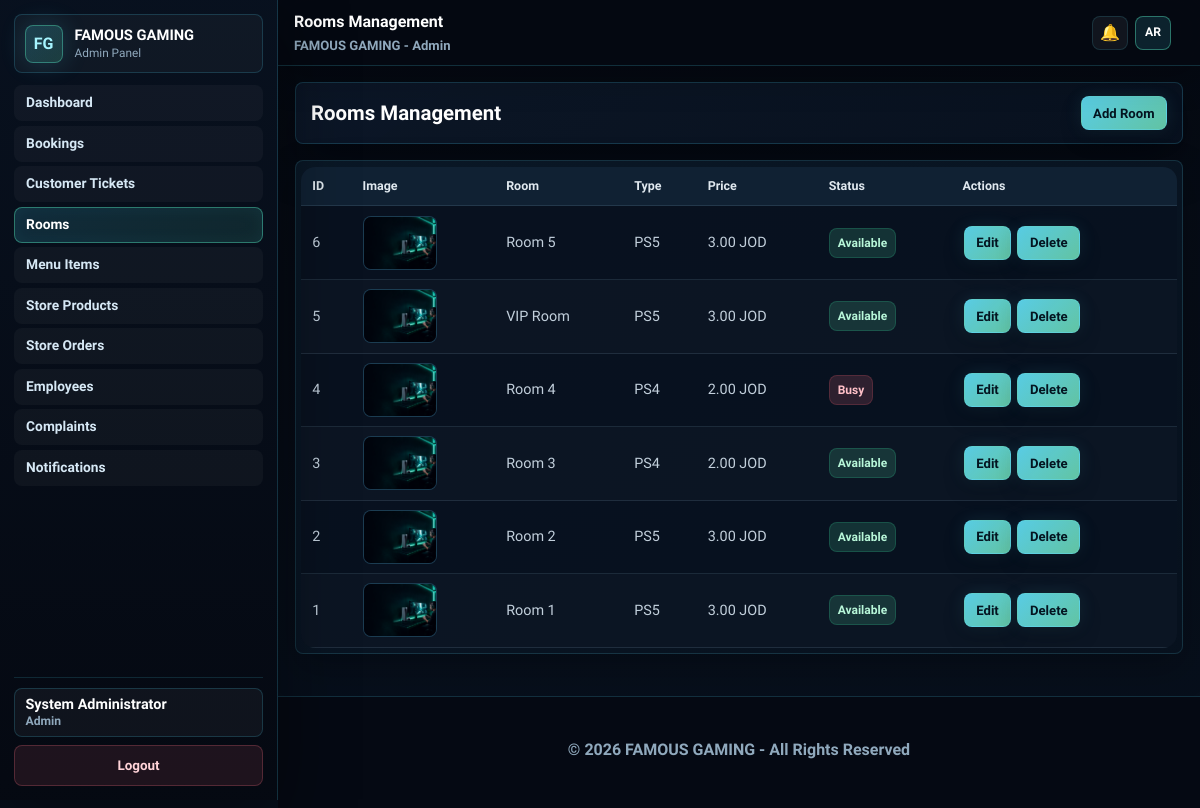
Screenshot of /admin/rooms_full_crud.php (signed in) with the database file from the repository.
### tables this page shows
CREATE TABLE `rooms` (
    `id` INT PRIMARY KEY AUTO_INCREMENT,
    `room_name` VARCHAR(100) NOT NULL,
    `room_type` VARCHAR(50) NOT NULL,
    `price_per_hour` DECIMAL(10,2) NOT NULL,
    `status` VARCHAR(20) NOT NULL DEFAULT 'Available',
    `services` TEXT,
    `description` TEXT,
    `image_path` VARCHAR(255) DEFAULT NULL,
    `image_uploaded_at` TIMESTAMP NULL DEFAULT NULL,
    `created_at` TIMESTAMP DEFAULT CURRENT_TIMESTAMP,
    `updated_at` TIMESTAMP DEFAULT CURRENT_TIMESTAMP ON UPDATE CURRENT_TIMESTAMP
);

### includes/lang.php (called while the page is built, shortened)
<?php
function site_language() {
    return $_SESSION['site_language'] ?? SITE_DEFAULT_LANGUAGE;
}
function site_is_rtl() {
    return site_language() === 'ar';
}
function site_direction() {
    return site_is_rtl() ? 'rtl' : 'ltr';
}
function site_switch_language_url($language) {
    $query = $_GET;
    $query['lang'] = $language;
    $script = str_replace('\\', '/', $_SERVER['SCRIPT_NAME'] ?? '/general/index.php');
    $base = defined('SITE_BASE_PATH') ? rtrim(SITE_BASE_PATH, '/') : '';
    $path = ltrim($script, '/');
    $url = function_exists('site_url') ? site_url($path) : $path;
    return $url . (!empty($query) ? '?' . http_build_query($query) : '');
}
function t($key, $replacements = [], $fallback = null) {
    $language = site_language();
    $text = $translations[$language][$key] ?? $translations[SITE_DEFAULT_LANGUAGE][$key] ?? ($fallback ?? $key);
    foreach ($replacements as $placeholder => $value) {
        $text = str_replace(':' . $placeholder, (string)$value, $text);
        $text = str_replace('%' . $placeholder . '%', (string)$value, $text);
    }
    return $text;
}

### includes/config.php (called while the page is built, shortened)
<?php
if (!function_exists('site_url')) {
    function site_url($path = '') {
        $base = defined('SITE_BASE_PATH') ? SITE_BASE_PATH : '';
        $path = ltrim((string)$path, '/');
        return rtrim($base, '/') . ($path !== '' ? '/' . $path : '/');
    }
}
require_once __DIR__ . '/lang.php';
require_once __DIR__ . '/functions.php';
?>

### includes/functions.php (called while the page is built, shortened)
<?php
function site_asset_is_external($path) {
    return is_string($path) && preg_match('/^https?:\/\//i', trim($path));
}
function site_asset_exists($path) {
    $path = trim((string)$path);
    if ($path === '') {
        return false;
    }
    $root = defined('SITE_ROOT_PATH') ? SITE_ROOT_PATH : dirname(__DIR__);
    return file_exists($root . '/' . ltrim($path, '/'));
}
function site_asset_url($path, $fallback = '') {
    $path = trim((string)$path);
    $target = site_asset_exists($path) ? $path : trim((string)$fallback);
    return function_exists('site_url') ? site_url($target) : $target;
}
?>

### admin/rooms_full_crud.php (the view, shortened to what this page needs)
<?php
require_once 'auth_check.php';
$rooms = mysqli_query($conn, "SELECT * FROM rooms ORDER BY id DESC");
$page_title = t('admin_rooms_management');
include 'includes/header.php';
?>
    <div class="content">
        <div class="container">
            <div class="page-header">
                <h1><?php echo t('admin_rooms_management'); ?></h1>
                <button class="btn" onclick="openAddModal()"><?php echo t('admin_action_add'); ?> <?php echo t('common_room'); ?></button>
            </div>
            <div class="table-container">
                <table>
                    <thead>
                        <tr>
                            <th><?php echo t('admin_field_id'); ?></th>
                            <th><?php echo t('admin_field_image'); ?></th>
                            <th><?php echo t('admin_field_room'); ?></th>
                            <th><?php echo t('admin_field_type'); ?></th>
                            <th><?php echo t('admin_field_price'); ?></th>
                            <th><?php echo t('admin_field_status'); ?></th>
                            <th><?php echo t('admin_field_actions'); ?></th>
                        </tr>
                    </thead>
                    <tbody>
                        <?php while ($room = mysqli_fetch_assoc($rooms)): ?>
                        <?php $room_thumb = site_asset_url($room['image_path'] ?? '', 'images/home-hero-background.png'); ?>
                        <tr>
                            <td><?php echo $room['id']; ?></td>
                            <td>
                                <img class="admin-room-thumb" src="<?php echo htmlspecialchars($room_thumb, ENT_QUOTES, 'UTF-8'); ?>" alt="<?php echo htmlspecialchars($room['room_name'], ENT_QUOTES, 'UTF-8'); ?>">
                            </td>
                            <td><?php echo htmlspecialchars($room['room_name']); ?></td>
                            <td><?php echo htmlspecialchars($room['room_type']); ?></td>
                            <td><?php echo number_format($room['price_per_hour'], 2); ?> JOD</td>
                            <td>
                                <span class="status-badge status-<?php echo strtolower($room['status']); ?>">
                                    <?php echo htmlspecialchars(t('status_' . strtolower($room['status']), [], $room['status'])); ?>
                                </span>
                            </td>
                            <td>
                                <button class="btn btn-small btn-success" onclick='openEditModal(<?php echo json_encode($room); ?>)'><?php echo t('admin_action_edit'); ?></button>
                                <button class="btn btn-small btn-danger" onclick="confirmDelete(<?php echo $room['id']; ?>)"><?php echo t('admin_action_delete'); ?></button>
                            </td>
                        </tr>
                        <?php endwhile; ?>
                    </tbody>
                </table>
            </div>
        </div>
    </div>
<?php
include 'includes/footer.php';
?>

### admin/includes/header.php (shortened to what this page needs)
<?php
$current_admin_path = basename($_SERVER['PHP_SELF']);
$switch_to_en = site_switch_language_url('en');
$switch_to_ar = site_switch_language_url('ar');
$admin_language_target_url = site_language() === 'ar' ? $switch_to_en : $switch_to_ar;
$admin_language_target_label = site_language() === 'ar' ? t('lang_en') : t('lang_ar');
$admin_display_name = $_SESSION['admin_full_name'] ?? ($_SESSION['admin_username'] ?? t('admin_brand'));
$admin_display_role = $_SESSION['admin_role'] ?? '';
$admin_nav_items = [
    [
        'url' => 'dashboard.php',
        'label' => t('admin_nav_dashboard'),
        'active' => $current_admin_path === 'dashboard.php'
    ],
    [
        'url' => 'bookings_full_crud.php',
        'label' => t('admin_nav_bookings'),
        'active' => in_array($current_admin_path, ['bookings_full_crud.php', 'booking_details.php'], true)
    ],
    [
        'url' => 'customer_tickets.php',
        'label' => t('admin_nav_customer_tickets'),
        'active' => $current_admin_path === 'customer_tickets.php'
    ],
    [
        'url' => 'rooms_full_crud.php',
        'label' => t('admin_nav_rooms'),
        'active' => $current_admin_path === 'rooms_full_crud.php'
    ]
];
if (function_exists('isAdmin') && isAdmin()) {
    $admin_nav_items[] = [
        'url' => 'menu_items.php',
        'label' => t('admin_nav_menu_items'),
        'active' => $current_admin_path === 'menu_items.php'
    ];
    $admin_nav_items[] = [
        'url' => 'store_products.php',
        'label' => t('admin_nav_store_products'),
        'active' => $current_admin_path === 'store_products.php'
    ];
    $admin_nav_items[] = [
        'url' => 'store_orders.php',
        'label' => t('admin_nav_store_orders'),
        'active' => $current_admin_path === 'store_orders.php'
    ];
    $admin_nav_items[] = [
        'url' => 'employees.php',
        'label' => t('admin_nav_employees'),
        'active' => $current_admin_path === 'employees.php'
    ];
}
$admin_nav_items[] = [
    'url' => 'complaints_full_crud.php',
    'label' => t('admin_nav_complaints'),
    'active' => $current_admin_path === 'complaints_full_crud.php'
];
$admin_nav_items[] = [
    'url' => 'notifications.php',
    'label' => t('admin_notifications'),
    'active' => $current_admin_path === 'notifications.php'
];
?>
<!DOCTYPE html>
<html lang="<?php echo htmlspecialchars(site_language(), ENT_QUOTES, 'UTF-8'); ?>" dir="<?php echo htmlspecialchars(site_direction(), ENT_QUOTES, 'UTF-8'); ?>">
<head>
    <link rel="stylesheet" href="<?php echo htmlspecialchars(site_url('admin/css/admin.css'), ENT_QUOTES, 'UTF-8'); ?>?v=3.4">
</head>
<body class="admin-body <?php echo site_is_rtl() ? 'admin-rtl' : 'admin-ltr'; ?>">
    <div class="admin-shell">
        <aside class="admin-sidebar" id="adminSidebar">
            <a class="logo admin-sidebar-brand" href="dashboard.php" aria-label="<?php echo htmlspecialchars(t('admin_brand'), ENT_QUOTES, 'UTF-8'); ?>">
                <span class="admin-brand-mark" aria-hidden="true">FG</span>
                <span>
                    <strong><?php echo t('brand_name'); ?></strong>
                    <small><?php echo t('admin_panel_title'); ?></small>
                </span>
            </a>
            <nav class="admin-sidebar-nav" aria-label="<?php echo htmlspecialchars(t('admin_toggle_navigation'), ENT_QUOTES, 'UTF-8'); ?>">
                <?php foreach ($admin_nav_items as $nav_item): ?>
                    <a href="<?php echo htmlspecialchars($nav_item['url'], ENT_QUOTES, 'UTF-8'); ?>" <?php echo $nav_item['active'] ? 'class="active"' : ''; ?>>
                        <?php echo $nav_item['label']; ?>
                    </a>
                <?php endforeach; ?>
            </nav>
            <div class="admin-sidebar-footer">
                <div class="admin-user-chip">
                    <span><?php echo htmlspecialchars($admin_display_name, ENT_QUOTES, 'UTF-8'); ?></span>
                    <?php if ($admin_display_role !== ''): ?>
                        <strong><?php echo htmlspecialchars(t('admin_role_' . strtolower($admin_display_role), [], ucfirst($admin_display_role)), ENT_QUOTES, 'UTF-8'); ?></strong>
                    <?php endif; ?>
                </div>
                <a class="admin-logout-button" href="<?php echo htmlspecialchars(site_url('general/logout.php'), ENT_QUOTES, 'UTF-8'); ?>" data-admin-confirm-message="<?php echo htmlspecialchars(t('admin_logout_confirm'), ENT_QUOTES, 'UTF-8'); ?>" data-admin-confirm-title="<?php echo htmlspecialchars(t('modal_confirm_title'), ENT_QUOTES, 'UTF-8'); ?>"><?php echo t('admin_nav_logout'); ?></a>
            </div>
        </aside>
        <div class="admin-main">
            <header class="admin-topbar">
                <div class="admin-topbar-inner">
                    <div class="admin-topbar-title">
                        <strong><?php echo isset($page_title) ? htmlspecialchars($page_title, ENT_QUOTES, 'UTF-8') : t('admin_panel_title'); ?></strong>
                        <span><?php echo t('admin_brand'); ?></span>
                    </div>
                    <div class="admin-navbar-tools">
                        <div class="admin-notification-nav">
                            <div class="admin-notification-dropdown">
                                <button type="button" class="admin-notification-trigger" data-admin-notification-toggle aria-expanded="false" aria-controls="adminNotificationMenu" aria-label="<?php echo htmlspecialchars(t('admin_notifications'), ENT_QUOTES, 'UTF-8'); ?>">
                                    <span class="admin-notification-icon">&#128276;</span>
                                </button>
                            </div>
                        </div>
                        <div class="admin-language-switcher">
                            <a class="admin-language-link active" href="<?php echo htmlspecialchars($admin_language_target_url, ENT_QUOTES, 'UTF-8'); ?>"><?php echo htmlspecialchars($admin_language_target_label, ENT_QUOTES, 'UTF-8'); ?></a>
                        </div>
                    </div>
                </div>
            </header>

### admin/includes/footer.php (shortened to what this page needs)
            <footer class="footer admin-footer">
                <div class="container admin-footer-inner">
                    <p><?php echo t('admin_footer'); ?></p>
                </div>
            </footer>
        </div>
    </div>
</body>
</html>

### rows the page displays
rooms: id "6", room_name "Room 5", room_type "PS5", price_per_hour "3.00", status "Available"
rooms: id "5", room_name "VIP Room", room_type "PS5", price_per_hour "3.00", status "Available"
rooms: id "4", room_name "Room 4", room_type "PS4", price_per_hour "2.00", status "Busy"
rooms: id "3", room_name "Room 3", room_type "PS4", price_per_hour "2.00", status "Available"
rooms: id "2", room_name "Room 2", room_type "PS5", price_per_hour "3.00", status "Available"
rooms: id "1", room_name "Room 1", room_type "PS5", price_per_hour "3.00", status "Available"

### other values shown
t('brand_name') "FAMOUS GAMING"
t('admin_panel_title') "Admin Panel"
$nav_item['label'] "Dashboard"
$nav_item['label'] "Bookings"
$nav_item['label'] "Customer Tickets"
$nav_item['label'] "Rooms"
$nav_item['label'] "Menu Items"
$nav_item['label'] "Store Products"
$nav_item['label'] "Store Orders"
$nav_item['label'] "Employees"
$nav_item['label'] "Complaints"
$nav_item['label'] "Notifications"
$admin_display_name "System Administrator"
t('admin_nav_logout') "Logout"
$page_title "Rooms Management"
